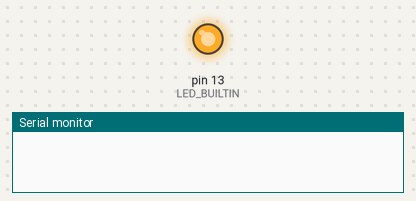
A sketch run on a simulated Arduino Leonardo, built with avr-gcc and run on an emulated ATmega32U4. Parts: output pins drawn as LEDs (lit = HIGH), the last lines printed to the serial monitor.

Above: at 1.0 s.
At 6.9 s:
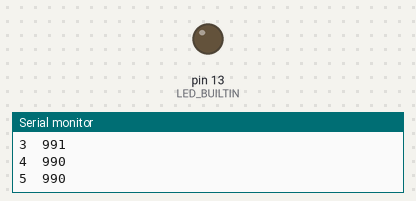
Timing chart, 0 to 9.2 s (numbered marks = the images above):
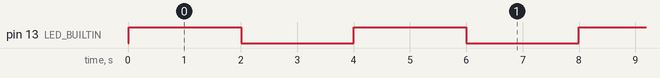

The sketch:

threads-blink.ino
```cpp
#include <Arduino_FreeRTOS.h>

void TaskBlink(void *pvParameters);
void TaskSerial(void *pvParameters);

// the setup function runs once when you press reset or power the board
void setup()
{
  // Inicializa a comunicação serial a 9600 bits/s.
  Serial.begin(9600);

  // Aguarda pela conexão com a porta serial.
  // Necessário apenas para o USB nativo no LEONARDO, MICRO outras placas baseadas no 32u4.
  while (!Serial) ;

  // Now set up two tasks to run independently.
  xTaskCreate(
    TaskBlink,
    "Blink", // A name just for humans
    128, // This stack size can be checked & adjusted by reading the Stack Highwater
    NULL,
    2, // Priority, with 3 (configMAX_PRIORITIES - 1) being the highest, and 0 being the lowest.
    NULL
  );

  xTaskCreate(TaskSerial, "Serial", 128, NULL, 1, NULL);
}

void loop()
{

}

void TaskBlink(void *pvParameters)  // Task
{
  pinMode(LED_BUILTIN, OUTPUT);

  while (true)
  {
    digitalWrite(LED_BUILTIN, HIGH);
    vTaskDelay(2000 / portTICK_PERIOD_MS);
    digitalWrite(LED_BUILTIN, LOW);
    vTaskDelay(2000 / portTICK_PERIOD_MS);
  }
}

void TaskSerial(void *pvParameters) // Task
{
  int cont = 0;
  long delta;

  while (true)
  {
    delta = millis();
    vTaskDelay(66); // 1000 ms
    delta = millis() - delta;
    Serial.print(cont);
    Serial.print("  ");
    Serial.println(delta);
    cont++;
    if (cont % 20 == 0)
      cont = 0;
  }
}
```

fdsvfdvdf.ino
```cpp

```

Measured:
- by itself, pin 13 (LED_BUILTIN): alternates HIGH for 2.0 s and LOW for 2.0 s
